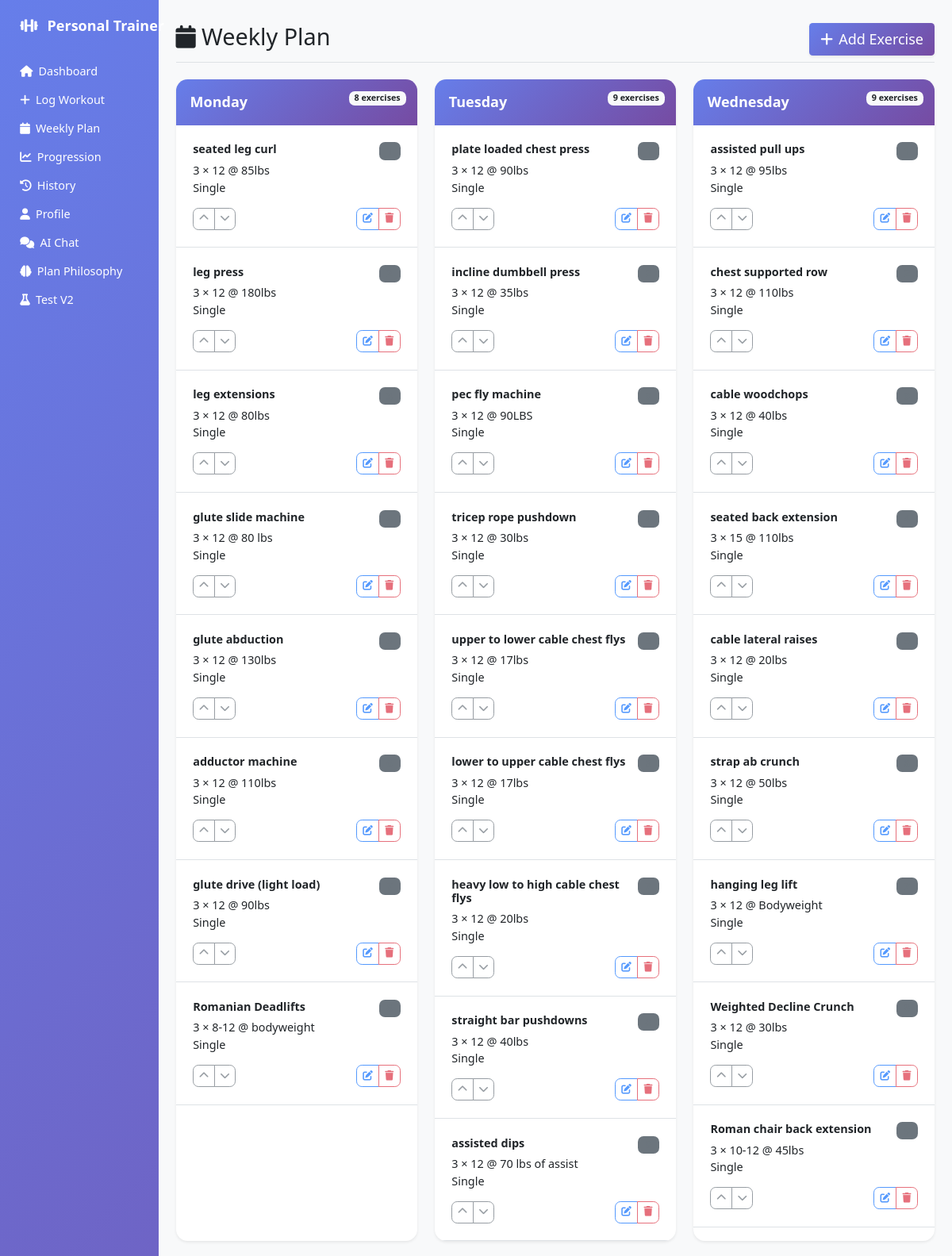
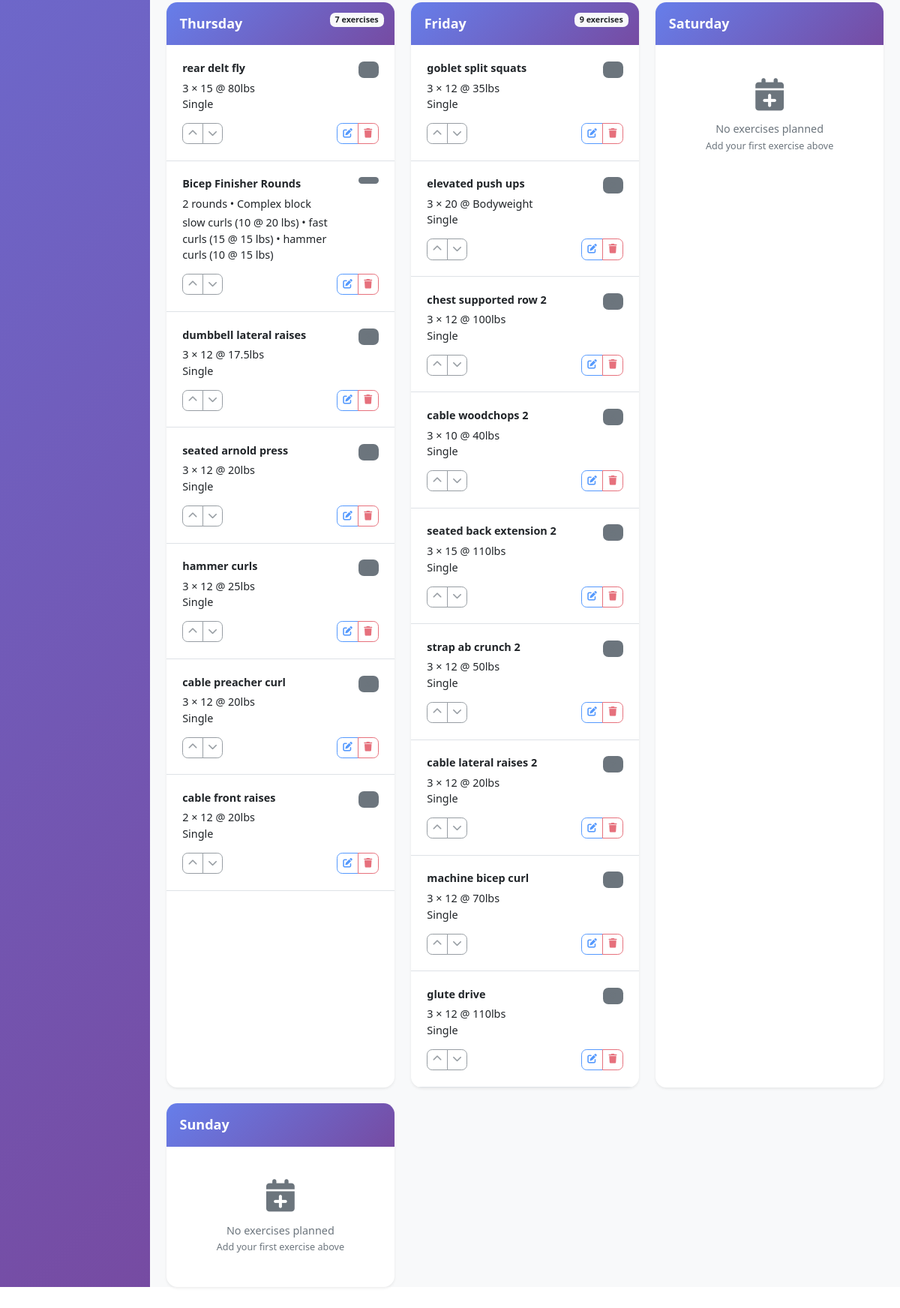
The page /weekly_plan on the database its author committed (2 pictures, top to bottom).
### tables this page shows
CREATE TABLE weekly_plan (
    id INTEGER PRIMARY KEY AUTOINCREMENT,
    day_of_week TEXT,
    exercise_name TEXT,
    target_sets INTEGER,
    target_reps TEXT,
    target_weight TEXT,
    exercise_order INTEGER,
    notes TEXT,
    created_date TEXT,
    updated_date TEXT
, order_index INTEGER DEFAULT 1, exercise_type TEXT DEFAULT "working_set", progression_rate TEXT DEFAULT "normal", created_by TEXT DEFAULT "user", newly_added BOOLEAN DEFAULT FALSE, date_added TEXT, progression_notes TEXT, block_type TEXT DEFAULT "single", meta_json TEXT DEFAULT "{}", members_json TEXT DEFAULT "[]");

### app.py (the view)
@app.route('/weekly_plan')
def weekly_plan():
    conn = get_db_connection()
    cursor = conn.cursor()
    cursor.execute("""
        SELECT
            id,
            day_of_week,
            exercise_name,
            COALESCE(target_sets, 0)      AS t_sets,
            COALESCE(target_reps, '')     AS t_reps,
            COALESCE(target_weight, '')   AS t_weight,
            COALESCE(exercise_order, 999) AS ord,
            COALESCE(block_type, 'single')  AS block_type,
            COALESCE(meta_json, '{}')       AS meta_json,
            COALESCE(members_json, '[]')    AS members_json
        FROM weekly_plan
        ORDER BY day_of_week, ord
    """)
    import json
    rows = cursor.fetchall()
    conn.close()
    plan_by_day = {}
    for row in rows:
        (row_id, day, exercise_name, t_sets, t_reps, t_weight, ord_idx,
         block_type, meta_json, members_json) = row
        if day not in plan_by_day:
            plan_by_day[day] = []
        if (block_type or '').lower() == 'circuit':
            try:
                meta = json.loads(meta_json) if meta_json else {}
            except Exception:
                meta = {}
            try:
                members = json.loads(members_json) if members_json else []
            except Exception:
                members = []
            try:
                rounds = int(meta.get('rounds', 1))
            except Exception:
                rounds = 1
            rounds = max(1, rounds)
            circuit_sets = []
            for r in range(rounds):
                for mi, m in enumerate(members):
                    circuit_sets.append({
                        'exercise': m.get('exercise', ''),
                        'block_type': 'circuit',
                        'member_idx': mi,
                        'set_idx': r,
                        'reps': m.get('reps'),
                        'weight': m.get('weight'),
                        'tempo': m.get('tempo'),
                        'status': 'planned'
                    })
            plan_by_day[day].append({
                'id': row_id,
                'block_type': 'circuit',
                'label': exercise_name,   # block title
                'order_index': ord_idx,
                'meta': meta,             # includes rounds
                'members': members,       # [{exercise, reps, weight, ...}]
                'sets': circuit_sets
            })
        else:
            plan_by_day[day].append({
                'id': row_id,
                'block_type': 'single',
                'exercise': exercise_name,
                'sets': t_sets,
                'reps': t_reps,
                'weight': t_weight,
                'order': ord_idx
            })
    return render_template('weekly_plan.html', plan_by_day=plan_by_day)

### app.py (called while the page is built)
def get_db_connection():
    conn = sqlite3.connect('workout_logs.db', timeout=60.0, check_same_thread=False)
    conn.execute('PRAGMA journal_mode=WAL')  # Enable WAL mode for better concurrency
    conn.execute('PRAGMA busy_timeout=30000')  # 30 second busy timeout
    conn.execute('PRAGMA synchronous=NORMAL')  # Better performance while still safe
    return conn

### templates/weekly_plan.html (shortened to what this page needs)
{% extends "base.html" %}
{% block content %}
<div class="d-flex justify-content-between flex-wrap flex-md-nowrap align-items-center pt-3 pb-2 mb-4 border-bottom">
    <h1 class="h2"><i class="fas fa-calendar me-2"></i>Weekly Plan</h1>
    <button class="btn btn-primary btn-lg shadow-sm" data-bs-toggle="modal" data-bs-target="#addExerciseModal">
        <i class="fas fa-plus me-2"></i>Add Exercise
    </button>
</div>
<div class="row g-4">
    {% set days = ['monday', 'tuesday', 'wednesday', 'thursday', 'friday', 'saturday', 'sunday'] %}
    {% for day in days %}
        <div class="col-md-6 col-xl-4">
            <div class="card h-100 shadow-sm border-0" style="border-radius: 16px; overflow: hidden;">
                <div class="card-header text-white position-relative" style="background: linear-gradient(135deg, #667eea 0%, #764ba2 100%); border: none; padding: 1.25rem;">
                    <h5 class="mb-0 fw-bold">{{ day.title() }}</h5>
                    {% if day in plan_by_day %}
                        <span class="badge bg-light text-dark position-absolute top-0 end-0 m-3">
                            {{ plan_by_day[day]|length }} exercises
                        </span>
                    {% endif %}
                </div>
                <div class="card-body p-0">
                    {% if day in plan_by_day %}
                        {% for exercise in plan_by_day[day] %}
                            <div class="exercise-item border-bottom p-4 position-relative" style="transition: all 0.2s ease;">
                                <div class="d-flex justify-content-between align-items-start mb-3">
                                    <div class="flex-grow-1 me-3">
                                        <h6 class="fw-bold mb-2 text-dark">
                                            {% if exercise.block_type == 'circuit' %}
                                                {{ exercise.label }}
                                            {% else %}
                                                {{ exercise.exercise }}
                                            {% endif %}
                                        </h6>
                                        <div class="exercise-info">
                            {% if exercise.block_type == 'circuit' %}
                              <div class="text-sm text-muted-foreground">
                                {{ exercise.meta.rounds or 1 }} rounds • Complex block
                              </div>
                              <div class="mt-1 text-sm">
                                {% if exercise.members and exercise.members|length > 0 %}
                                  {% for m in exercise.members %}
                                    {% set exname = m.exercise or m.name or 'Movement' %}
                                    {% if m.reps is not none and m.weight %}
                                      {{ exname }} ({{ m.reps }} @ {{ m.weight }})
                                    {% elif m.reps is not none %}
                                      {{ exname }} ({{ m.reps }} reps)
                                    {% elif m.weight %}
                                      {{ exname }} ({{ m.weight }})
                                    {% else %}
                                      {{ exname }}
                                    {% endif %}
                                    {% if not loop.last %} • {% endif %}
                                  {% endfor %}
                                {% endif %}
                              </div>
                            {% else %}
                              <div class="text-sm text-muted-foreground">
                                {{ exercise.sets }} × {{ exercise.reps }}{% if exercise.weight %} @ {{ exercise.weight }}{% endif %}
                              </div>
                              <div class="text-xs">Single</div>
                            {% endif %}
                        </div>
                                    </div>
                                    <span class="badge bg-secondary bg-opacity-20 text-secondary fw-bold" style="font-size: 0.9rem; min-width: 30px;">
                                    </span>
                                </div>
                                <div class="exercise-actions">
                                    <div class="btn-toolbar justify-content-between" role="toolbar">
                                        <div class="btn-group btn-group-sm" role="group">
                                            <button class="btn btn-outline-secondary btn-sm"
                                                    onclick="moveExercise('{{ day }}', '{{ exercise.exercise }}', 'up')"
                                                    style="border-radius: 8px 0 0 8px;">
                                                <i class="fas fa-chevron-up"></i>
                                            </button>
                                            <button class="btn btn-outline-secondary btn-sm"
                                                    onclick="moveExercise('{{ day }}', '{{ exercise.exercise }}', 'down')"
                                                    style="border-radius: 0 8px 8px 0;">
                                                <i class="fas fa-chevron-down"></i>
                                            </button>
                                        </div>
                                        <div class="btn-group btn-group-sm" role="group">
                                            <button class="btn btn-outline-primary btn-sm edit-btn"
                                                    data-id="{{ exercise.id }}"
                                                    data-day="{{ day }}"
                                                    data-exercise="{{ exercise.exercise }}"
                                                    data-sets="{{ exercise.sets }}"
                                                    data-reps="{{ exercise.reps }}"
                                                    data-weight="{{ exercise.weight }}"
                                                    data-notes="{{ exercise.notes }}"
                                                    data-progression-notes="{{ exercise.progression_notes or '' }}"
                                                    style="border-radius: 8px 0 0 8px;">
                                                <i class="fas fa-edit"></i>
                                            </button>
                                            <button class="btn btn-outline-danger btn-sm"
                                                    onclick="deleteExercise('{{ day }}', '{{ exercise.exercise }}')"
                                                    style="border-radius: 0 8px 8px 0;">
                                                <i class="fas fa-trash"></i>
                                            </button>
                                        </div>
                                    </div>
                                </div>
                            </div>
                        {% endfor %}
                    {% else %}
                        <div class="text-center py-5">
                            <i class="fas fa-calendar-plus fa-3x text-muted mb-3"></i>
                            <p class="text-muted mb-0">No exercises planned</p>
                            <small class="text-muted">Add your first exercise above</small>
                        </div>
                    {% endif %}
                </div>
            </div>
        </div>
    {% endfor %}
</div>
{% endblock %}

### templates/base.html (shortened to what this page needs)
<!DOCTYPE html>
<html lang="en">
<head>
    <link href="https://cdn.jsdelivr.net/npm/bootstrap@5.1.3/dist/css/bootstrap.min.css" rel="stylesheet">
    <link href="https://cdnjs.cloudflare.com/ajax/libs/font-awesome/6.0.0/css/all.min.css" rel="stylesheet">
</head>
<body>
    <div class="container-fluid">
        <div class="row">
            <nav class="col-md-3 col-lg-2 d-md-block sidebar collapse" id="mobileSidebar">
                <div class="position-sticky pt-3">
                    <div class="navbar-brand px-3 mb-4">
                        <i class="fas fa-dumbbell me-2"></i>
                        Personal Trainer
                    </div>
                    <ul class="nav flex-column">
                        <li class="nav-item">
                            <a class="nav-link text-white" href="{{ url_for('dashboard') }}">
                                <i class="fas fa-home me-2"></i>Dashboard
                            </a>
                        </li>
                        <li class="nav-item">
                            <a class="nav-link text-white" href="{{ url_for('log_workout') }}">
                                <i class="fas fa-plus me-2"></i>Log Workout
                            </a>
                        </li>
                        <li class="nav-item">
                            <a class="nav-link text-white" href="{{ url_for('weekly_plan') }}">
                                <i class="fas fa-calendar me-2"></i>Weekly Plan
                            </a>
                        </li>
                        <li class="nav-item">
                            <a class="nav-link text-white" href="{{ url_for('progression') }}">
                                <i class="fas fa-chart-line me-2"></i>Progression
                            </a>
                        </li>
                        <li class="nav-item">
                            <a class="nav-link text-white" href="{{ url_for('history') }}">
                                <i class="fas fa-history me-2"></i>History
                            </a>
                        </li>
                        <li class="nav-item">
                            <a class="nav-link text-white" href="{{ url_for('profile') }}">
                                <i class="fas fa-user me-2"></i>Profile
                            </a>
                        </li>
                        <li class="nav-item">
                            <a class="nav-link text-white" href="{{ url_for('chat') }}">
                                <i class="fas fa-comments me-2"></i>AI Chat
                            </a>
                        </li>
                        <li class="nav-item">
                            <a class="nav-link text-white" href="{{ url_for('analyze_plan') }}">
                                <i class="fas fa-brain me-2"></i>Plan Philosophy
                            </a>
                        </li>
                        <li class="nav-item">
                            <a class="nav-link text-white" href="{{ url_for('test_v2') }}">
                                <i class="fas fa-flask me-2"></i>Test V2
                            </a>
                        </li>
                    </ul>
                </div>
            </nav>
            <main class="col-md-9 ms-sm-auto col-lg-10 px-md-4 main-content">
                <div class="pt-3">
                    {% block content %}{% endblock %}
                </div>
            </main>
        </div>
    </div>
</body>
</html>

### templates/base.html (style rules this page uses)
body { zoom: 0.9; transform-origin: top left; }
.sidebar { min-height: 100vh; background: linear-gradient(135deg, #667eea 0%, #764ba2 100%); }
.main-content { background-color: #f8f9fa; min-height: 100vh; }
.card { border: none; border-radius: 15px; box-shadow: 0 4px 6px rgba(0, 0, 0, 0.1); }
.btn-primary { background: linear-gradient(135deg, #667eea 0%, #764ba2 100%); border: none; }
.navbar-brand { font-weight: bold; color: white !important; }

### templates/weekly_plan.html (style rules this page uses)
.exercise-actions { opacity: 0.7; transition: opacity 0.2s ease; }
.btn-group .btn { border-width: 1px; transition: all 0.2s ease; }
.card { transition: transform 0.2s ease, box-shadow 0.2s ease; }
.badge { border-radius: 8px; }

### rows shown on the page
weekly_plan: exercise "seated leg curl", sets "3", reps "12", weight "85lbs"
weekly_plan: exercise "leg press", sets "3", reps "12", weight "180lbs"
weekly_plan: exercise "leg extensions", sets "3", reps "12", weight "80lbs"
weekly_plan: exercise "glute slide machine", sets "3", reps "12", weight "80 lbs"
weekly_plan: exercise "glute abduction", sets "3", reps "12", weight "130lbs"
weekly_plan: exercise "adductor machine", sets "3", reps "12", weight "110lbs"
weekly_plan: exercise "glute drive (light load)", sets "3", reps "12", weight "90lbs"
weekly_plan: exercise "Romanian Deadlifts", sets "3", reps "8-12", weight "bodyweight"
weekly_plan: exercise "plate loaded chest press", sets "3", reps "12", weight "90lbs"
weekly_plan: exercise "incline dumbbell press", sets "3", reps "12", weight "35lbs"
weekly_plan: exercise "pec fly machine", sets "3", reps "12", weight "90LBS"
weekly_plan: exercise "tricep rope pushdown", sets "3", reps "12", weight "30lbs"
weekly_plan: exercise "upper to lower cable chest flys", sets "3", reps "12", weight "17lbs"
weekly_plan: exercise "lower to upper cable chest flys", sets "3", reps "12", weight "17lbs"
weekly_plan: exercise "heavy low to high cable chest flys", sets "3", reps "12", weight "20lbs"
weekly_plan: exercise "straight bar pushdowns", sets "3", reps "12", weight "40lbs"
weekly_plan: exercise "assisted dips", sets "3", reps "12", weight "70 lbs of assist"
weekly_plan: exercise "assisted pull ups", sets "3", reps "12", weight "95lbs"
weekly_plan: exercise "chest supported row", sets "3", reps "12", weight "110lbs"
weekly_plan: exercise "cable woodchops", sets "3", reps "12", weight "40lbs"
weekly_plan: exercise "seated back extension", sets "3", reps "15", weight "110lbs"
weekly_plan: exercise "cable lateral raises", sets "3", reps "12", weight "20lbs"
weekly_plan: exercise "strap ab crunch", sets "3", reps "12", weight "50lbs"
weekly_plan: exercise "hanging leg lift", sets "3", reps "12", weight "Bodyweight"
weekly_plan: exercise "Weighted Decline Crunch", sets "3", reps "12", weight "30lbs"
weekly_plan: exercise "Roman chair back extension", sets "3", reps "10-12", weight "45lbs"
weekly_plan: exercise "rear delt fly", sets "3", reps "15", weight "80lbs"
weekly_plan: label "Bicep Finisher Rounds", meta "2", members "slow curls" "fast curls" "hammer curls", reps "10" "15" "10", weight "20 lbs" "15 lbs" "15 lbs"
weekly_plan: exercise "dumbbell lateral raises", sets "3", reps "12", weight "17.5lbs"
weekly_plan: exercise "seated arnold press", sets "3", reps "12", weight "20lbs"
weekly_plan: exercise "hammer curls", sets "3", reps "12", weight "25lbs"
weekly_plan: exercise "cable preacher curl", sets "3", reps "12", weight "20lbs"
weekly_plan: exercise "cable front raises", sets "2", reps "12", weight "20lbs"
weekly_plan: exercise "goblet split squats", sets "3", reps "12", weight "35lbs"
weekly_plan: exercise "elevated push ups", sets "3", reps "20", weight "Bodyweight"
weekly_plan: exercise "chest supported row 2", sets "3", reps "12", weight "100lbs"
weekly_plan: exercise "cable woodchops 2", sets "3", reps "10", weight "40lbs"
weekly_plan: exercise "seated back extension 2", sets "3", reps "15", weight "110lbs"
weekly_plan: exercise "strap ab crunch 2", sets "3", reps "12", weight "50lbs"
weekly_plan: exercise "cable lateral raises 2", sets "3", reps "12", weight "20lbs"
weekly_plan: exercise "machine bicep curl", sets "3", reps "12", weight "70lbs"
weekly_plan: exercise "glute drive", sets "3", reps "12", weight "110lbs"

### other values the page prints
{{ day.title() }} "Monday" "Tuesday" "Wednesday" "Thursday" "Friday" "Saturday" "Sunday"
{{ plan_by_day[day]|length }} "8" "9" "9" "7" "9"
